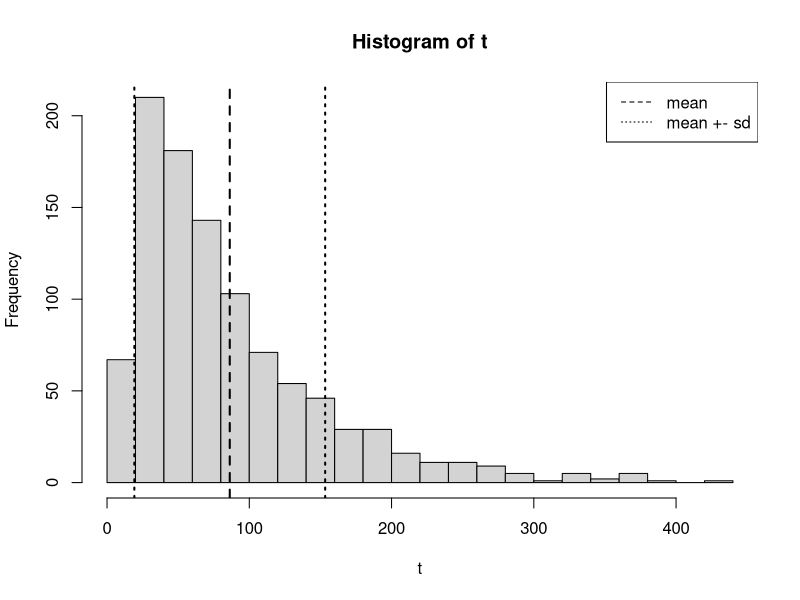

Write R code to recreate this figure.
## ---- chunk 1
n_sim = 1000
t = rep(0, times = n_sim)
for(i in 1:1000){
  money = 100
  while(money < 200 & money > 0){
    if(rbinom(1, 1, 18/38) > 0){
      money = money + 10
    }
    else{
      money = money - 10
    }
    t[i] = t[i] + 1
  }
}
## ---- chunk 2
t_mean = mean(t)
t_mean
t_sd = sd(t)
t_sd
## ---- chunk 3
hist(t, breaks = 20)
abline(v = t_mean, lty = 2, lwd = 2)
abline(v = t_mean - t_sd, lty = 3, lwd = 2)
abline(v = t_mean + t_sd, lty = 3, lwd = 2)
legend("topright", legend = c("mean", "mean +- sd"), lty = c(2, 3))
